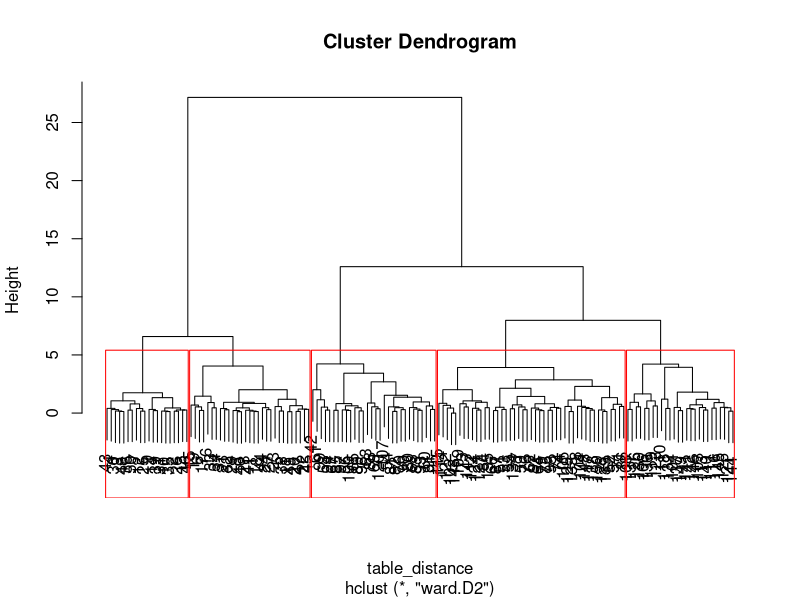
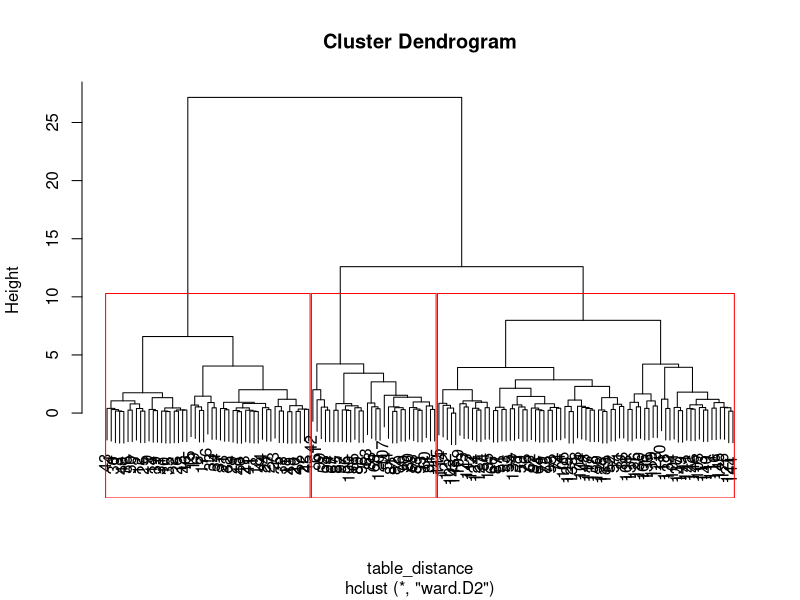

Recreate these plots in R, in order.
library(datasets)
summary(iris)

#**********************************************
# each time you run this block , it gives same results all the time
# but if you change the value in set.seed(), the results will be different each time: different clusters
# it means set.seed() keeps the result intact 
# ca garde tjrs la meme maniere d'aller aleatoirement
# le chiffre n'a aucune identite. c le changement de chiffre qui fait la differnece des resultats.
# tirer l'aleatoirement les moy. de k groups
set.seed(30)

iris=iris
iris2=iris[,1:4]

# standardization des donnees
iris_stand=scale(iris[,1:4])

####################################### methode non-hierarchique - k-means ################################## 
# 3 groups
iris_kmeans=kmeans(iris_stand,3,nstart = 1 )
iris_kmeans
# Cluster means shows the means of 3 groups generated
# Clustering vector shows the group allocation of each of the observation in the dataset
# within cluster sum of squares  (R2) : between_SS / total_SS which is SSB / SST

#**********************************************
#rajouter les resultats de k-means dans la table originale (iris)
iris$Cluster=iris_kmeans$cluster
iris_clus1=iris[iris$Cluster==1,]

# compare the mean of all variables of cluster1 with entire dataset using summary
summary(iris_clus1)
summary(iris)

table(iris$Species,iris$Cluster)
# ca montre si on reussi a repliquer species
# it creates a matrix, where column headers are cluster factors, and row headers are species factors
# Le cluster a reusi de regroupr tous les stosa dans un meme cluster, 
# et les 2 autres clusters se ressemblent plus, et peut-etre il n'y a plus de variables pour les discriminer
# majorite de cluster 2 est verginica, et il y a 11  versicolor qui ressemblent bq a verginica
# majorite de cluster 3 est versicolor, et il y a 14 verginica qui ressemblent bq a versicolor

################################################## methode hierarchique ####################################################### 
# distance matrix
table_distance=dist(iris_stand, method = "euclidian")
head(table_distance,20)

#hclust : hierarchical clustering
clust_h=hclust(table_distance, method = "ward.D2")
clust_h
plot(clust_h)
# selon le plot , on y va avec 5 groupes
# Creates dendogram with red boxes around the clusters do the folloing
rect.hclust(clust_h, k=5, border="red")
dev.off()

# cut tree into 5 clucters
groups=cutree(clust_h,5)

#try with 3 this time
groups=cutree(clust_h,3)
plot(clust_h)
rect.hclust(clust_h, k=3, border="red")

# H for hierarchic
iris$Cluster_H=groups

table(iris$Species,iris$Cluster_H)
# G 3 distigue clairement virginica, G 1 distique setosa, G 2 est majoritairement versicolor,
# G 3 melange vraiment virginica & versicol
# il y a donc des virginica et versicolor  qui se ressemblent bq, et il y a des virginica  et versicolor  qui  sont vraiement a part
# y a des versic ki sont complement a part meme a qqe ptt erreurs
# y a des setosa bien precis
# comparer les resultsts de H et NH

table(iris$Species,iris$Cluster)
table(iris$Species,iris$Cluster_H)

# ici si on va avec k=3, ca donne pas les meme resultat que la methode NH

# si j'ai le temps et le budget, on fait Hierarchique et si on trouve k=3, apres je fais un k-menas (Non-hierarchique) avec 3 clusters


